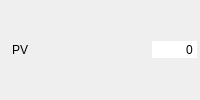
       <widget class="QWidget" name="widget_vie" native="true">
        <property name="minimumSize">
         <size>
          <width>200</width>
          <height>26</height>
         </size>
        </property>
        <layout class="QHBoxLayout" name="horizontalLayout_28">
         <property name="spacing">
          <number>2</number>
         </property>
         <property name="leftMargin">
          <number>3</number>
         </property>
         <property name="topMargin">
          <number>3</number>
         </property>
         <property name="rightMargin">
          <number>3</number>
         </property>
         <property name="bottomMargin">
          <number>3</number>
         </property>
         <item>
          <widget class="QLabel" name="label_59">
           <property name="text">
            <string/>
           </property>
           <property name="pixmap">
            <pixmap resource="../images/images.qrc">:/Aptitudes/vie.png</pixmap>
           </property>
          </widget>
         </item>
         <item>
          <widget class="QLabel" name="label_pv">
           <property name="text">
            <string>PV</string>
           </property>
          </widget>
         </item>
         <item>
          <spacer name="horizontalSpacer_28">
           <property name="orientation">
            <enum>Qt::Horizontal</enum>
           </property>
           <property name="sizeHint" stdset="0">
            <size>
             <width>40</width>
             <height>20</height>
            </size>
           </property>
          </spacer>
         </item>
         <item>
          <widget class="QSpinBox" name="sp_pv">
           <property name="enabled">
            <bool>true</bool>
           </property>
           <property name="focusPolicy">
            <enum>Qt::NoFocus</enum>
           </property>
           <property name="autoFillBackground">
            <bool>true</bool>
           </property>
           <property name="frame">
            <bool>false</bool>
           </property>
           <property name="alignment">
            <set>Qt::AlignRight|Qt::AlignTrailing|Qt::AlignVCenter</set>
           </property>
           <property name="buttonSymbols">
            <enum>QAbstractSpinBox::NoButtons</enum>
           </property>
           <property name="maximum">
            <number>9999999</number>
           </property>
          </widget>
         </item>
        </layout>
       </widget>
